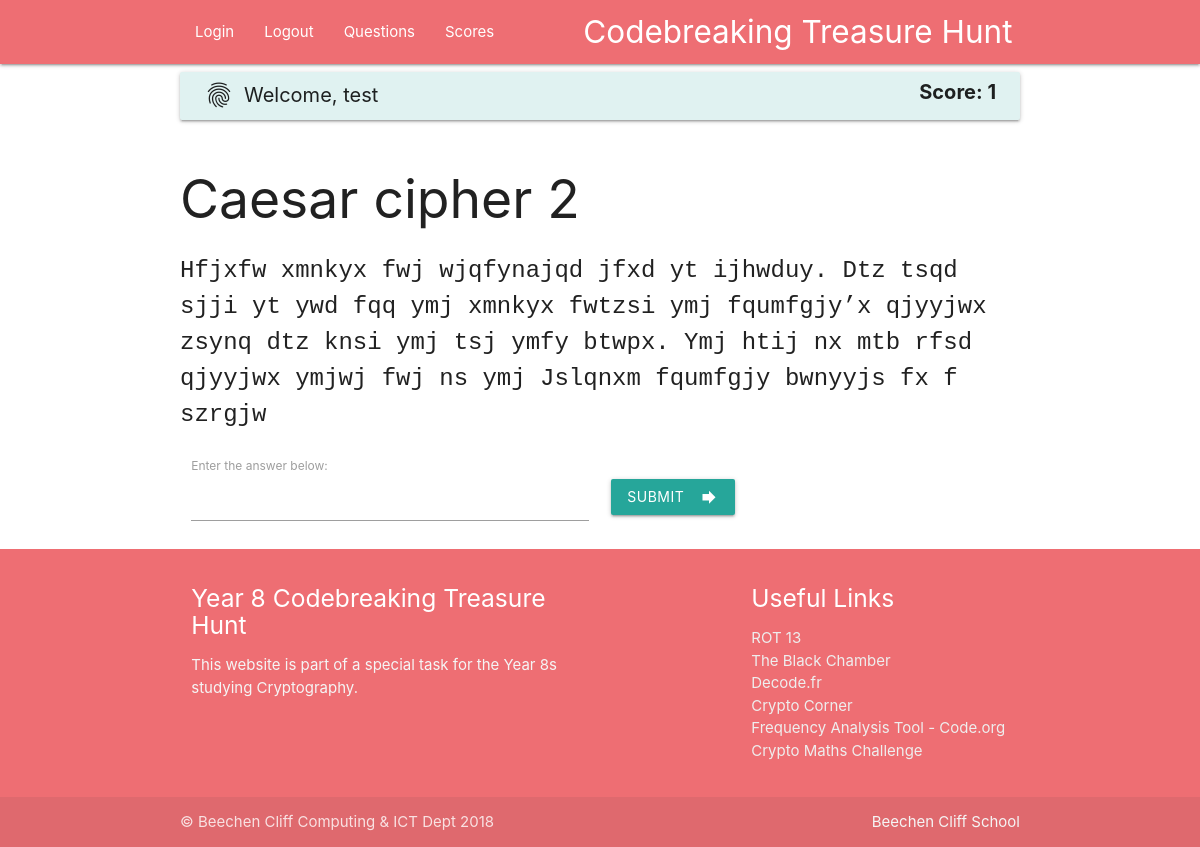
Screenshot of /question.php?q=2 (signed in) with the database file from the repository.
### tables this page shows
CREATE TABLE IF NOT EXISTS `questions` (
  `questions_id` int(11) NOT NULL AUTO_INCREMENT,
  `question_title` varchar(200) DEFAULT NULL,
  `question_descr` varchar(1000) DEFAULT NULL,
  `question_answer` varchar(200) DEFAULT NULL,
  `question_points` int(11) NOT NULL DEFAULT '1',
  PRIMARY KEY (`questions_id`)
);

### question.php (the view, shortened to what this page needs)
<?php
include("includes/connectToDb.php");
include("includes/header.php");
$sql = "SELECT * FROM questions WHERE questions_id=" .$_GET['q'] ;
$result = $conn->query($sql);
if ($result->num_rows > 0) {
    while($row = $result->fetch_assoc()) {
        $question_title = $row["question_title"];
        $question_descr = $row["question_descr"];
    }
} else {
    echo "No data found!";
}
 ?>
<form method="POST" action="">
    <h2><?php echo $question_title?></h2>
    <p class="q_descr"><?php echo $question_descr?></p>
    <div class="row">
      <div class="col s6">
            <label for="">Enter the answer below:</label>
            <input type="text" name="answer"/>
      </div>
      <div class="col s6">
          <br>
           <button class="btn waves-effect waves-light" type="submit" name="action">Submit
           <i class="material-icons right">forward</i>
    </button>
      </div>
    </div>
</form>
<?php
include("includes/footer.php");
?>

### rows the page displays
questions: question_title "Caesar cipher 2", question_descr "Hfjxfw xmnkyx fwj wjqfynajqd jfxd yt ijhwduy. Dtz tsqd sjji yt ywd fqq ymj xmnkyx fwtzsi ymj fqumfgjy’x qjyyjwx zsynq dtz knsi ymj tsj ymfy btwpx. Ymj htij nx mtb rfsd qjyyjwx ymjwj fwj ns ymj Jslqnxm fqumfgjy bwnyyjs fx f szrgjw"

### other values shown
$_SESSION["username"] "test"
$row["score"] "1"
